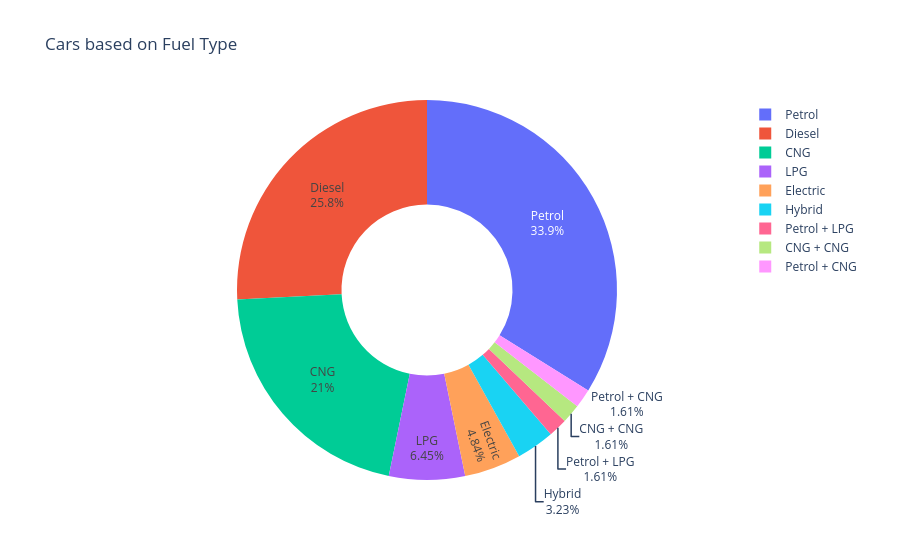

The notebook cell saved with this chart:
### Code cell
carfuel_donut = px.pie(
    fuel_counts,
    names="Fuel_Type",
    values="Year",
    hole=0.45,
    title="Cars based on Fuel Type",
    template="plotly_white",
)
carfuel_donut.update_traces(textinfo="label+percent")

carfuel_donut.show(config=CHART_CONFIG)

### Figure 1 — Plotly figure (JSON) as saved in the notebook; plotly's stock layout.template omitted (floating-point values rounded to 4 significant figures)
{"data": [{"domain": {"x": [0, 1], "y": [0, 1]}, "hole": 0.45, "hovertemplate": "Fuel_Type=%{label}<br>Year=%{value}<extra></extra>", "labels": ["Petrol", "Diesel", "CNG", "LPG", "Electric", "Hybrid", "Petrol + LPG", "CNG + CNG", "Petrol + CNG"], "legendgroup": "", "name": "", "showlegend": true, "textinfo": "label+percent", "type": "pie", "values": [21, 16, 13, 4, 3, 2, 1, 1, 1]}], "layout": {"legend": {"tracegroupgap": 0}, "title": {"text": "Cars based on Fuel Type"}}}
